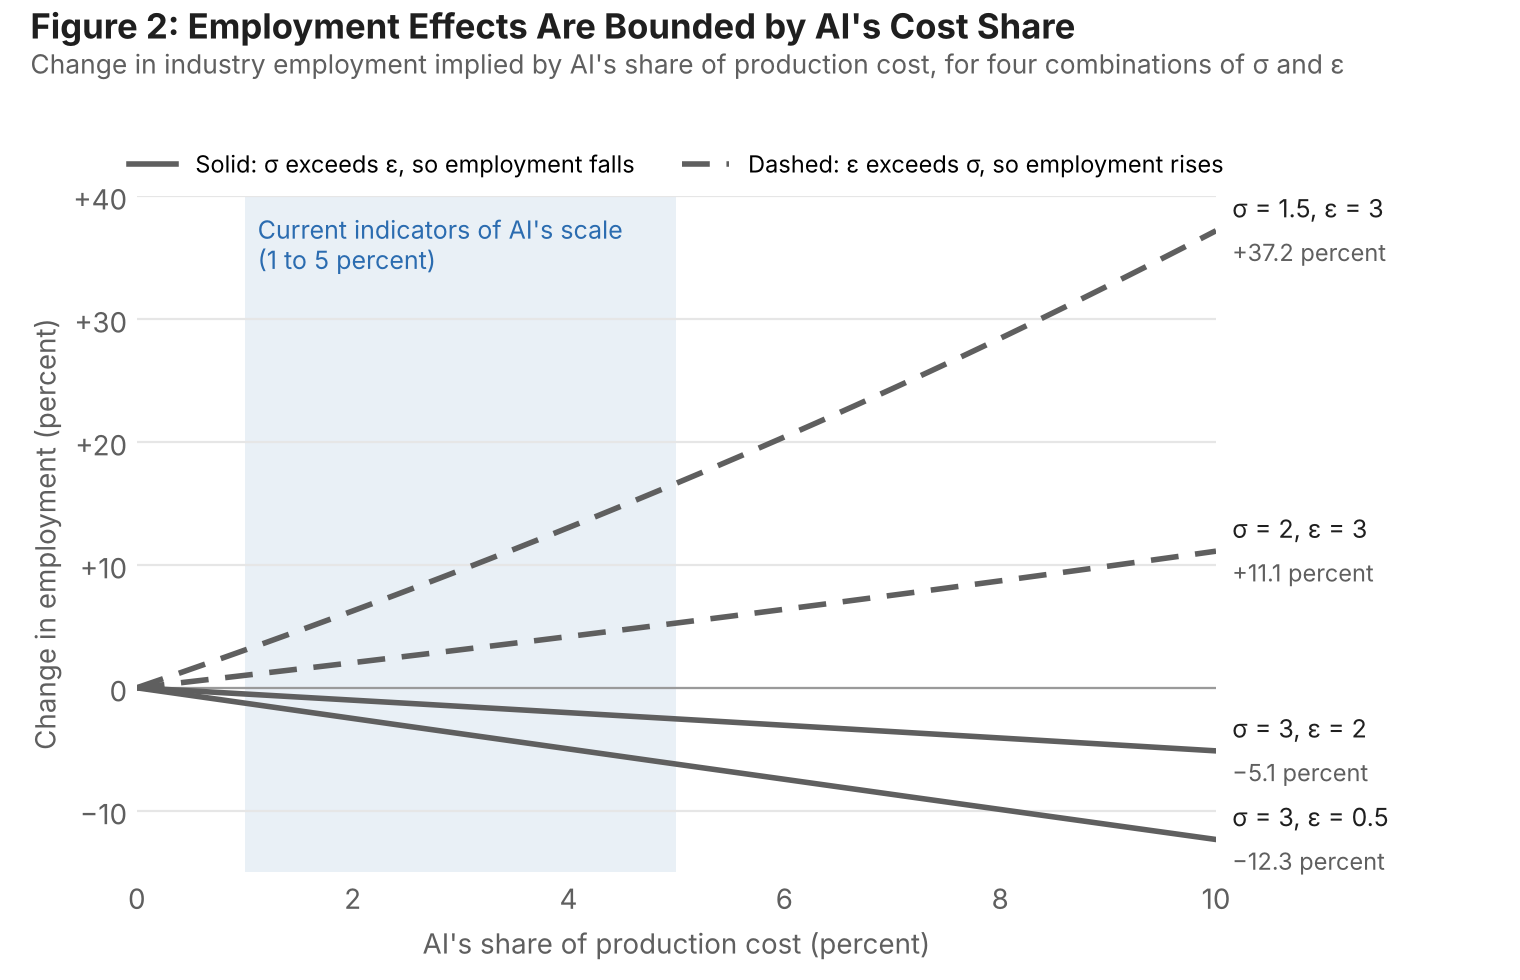

The Python source for this figure:
"""Figure 2: employment effects implied by AI's cost share.

Each line plots the cumulative change in industry employment,
    exp{[(sigma - eps)/(sigma - 1)] * ln(1 - s_M)} - 1,
as AI's cost share rises from zero to s_M (online Appendix A, equation A7),
holding the wage, labor productivity and the frontier of AI capabilities fixed.

Run:  python3 figure2.py      (writes figure2.pdf and figure2.png)
"""
import numpy as np
import matplotlib

matplotlib.use("Agg")
import matplotlib.pyplot as plt

CASES = [  # (sigma, epsilon)
    (3.0, 0.5),
    (3.0, 2.0),
    (2.0, 3.0),
    (1.5, 3.0),
]
BAND = (1.0, 5.0)  # range of indicators of AI's current scale, percent


def employment_change(sigma, eps, share):
    """Percent change in employment as AI's cost share rises from 0 to `share`."""
    return (np.exp((sigma - eps) / (sigma - 1.0) * np.log(1.0 - share)) - 1.0) * 100.0


def main():
    s = np.linspace(0.0, 0.10, 201)
    fig, ax = plt.subplots(figsize=(7.6, 4.9))
    grey, ink, accent = "#5f5f5f", "#1f1f1f", "#2b6cb0"

    ax.axvspan(*BAND, color=accent, alpha=0.10, lw=0)
    ax.text(BAND[0] + 0.12, 38.5, "Current indicators of AI's scale\n(1 to 5 percent)",
            color=accent, fontsize=9, va="top")
    ax.axhline(0, color="#9a9a9a", lw=0.8)

    for sigma, eps in CASES:
        y = employment_change(sigma, eps, s)
        style = "-" if sigma > eps else (0, (5, 3))
        ax.plot(s * 100, y, color=grey, lw=2, linestyle=style)
        end = y[-1]
        ax.text(10.15, end + 0.6, f"σ = {sigma:g}, ε = {eps:g}", color=ink, fontsize=9, va="bottom")
        ax.text(10.15, end - 0.6, f"{end:+.1f} percent".replace("-", "−"), color=grey, fontsize=8.5, va="top")

    ax.set_xlim(0, 10)
    ax.set_ylim(-15, 40)
    ax.set_xticks(range(0, 11, 2))
    ax.set_yticks([-10, 0, 10, 20, 30, 40])
    ax.set_yticklabels(["−10", "0", "+10", "+20", "+30", "+40"])
    ax.set_xlabel("AI's share of production cost (percent)", color=grey)
    ax.set_ylabel("Change in employment (percent)", color=grey)
    ax.tick_params(colors=grey, length=0)
    ax.grid(axis="y", color="#e6e6e6", lw=0.8)
    for side in ("top", "right", "left", "bottom"):
        ax.spines[side].set_visible(False)

    ax.plot([], [], color=grey, lw=2, label="Solid: σ exceeds ε, so employment falls")
    ax.plot([], [], color=grey, lw=2, linestyle=(0, (5, 3)), label="Dashed: ε exceeds σ, so employment rises")
    ax.legend(loc="upper center", bbox_to_anchor=(0.5, 1.10), ncol=2, frameon=False, fontsize=8.5)

    fig.suptitle("Figure 2: Employment Effects Are Bounded by AI's Cost Share",
                 x=0.02, y=0.995, ha="left", fontsize=12.5, fontweight="bold", color=ink)
    fig.text(0.02, 0.925, "Change in industry employment implied by AI's share of production cost, "
             "for four combinations of σ and ε", fontsize=9.5, color=grey)
    fig.subplots_adjust(left=0.09, right=0.80, top=0.80, bottom=0.11)
    fig.savefig("figure2.pdf")
    fig.savefig("figure2.png", dpi=200)


if __name__ == "__main__":
    main()
